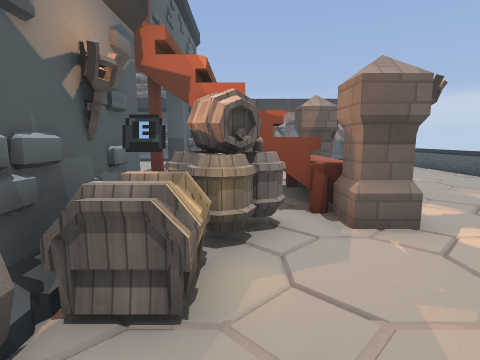
[1] (above)

17 first-person views from a walk through a level from a Godot 3-D game. The camera is 1.4 m above the floor, tilts 8° down and sees 80° across. The floor is counted in squares, 1 m on a side. Each view is taken from the middle of a square. On the plan, view 1 faces up. The plan holds only what a view shows up to about 14 squares ahead; the rest is blank. The place goes on beyond the plan. Some surface patterns are stand-ins.

[2]
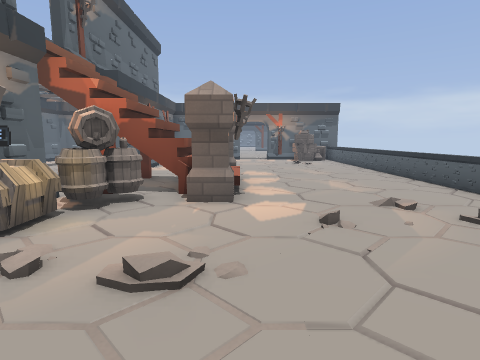

[3]
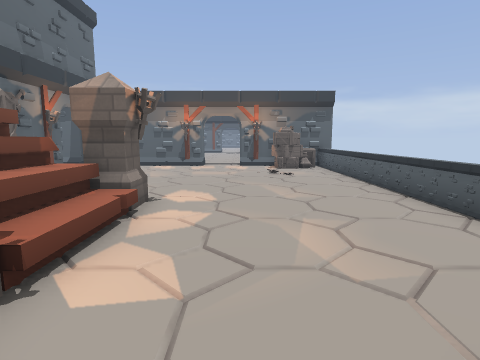

[4]
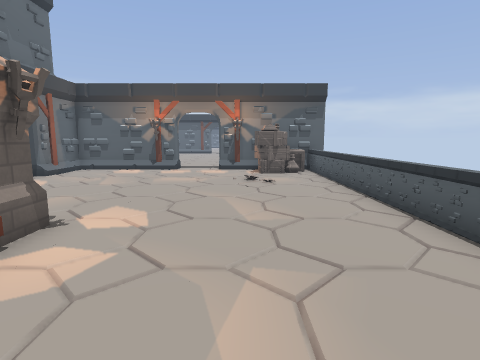

[5]
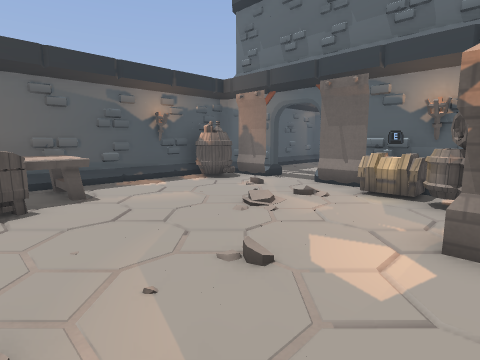

[6]
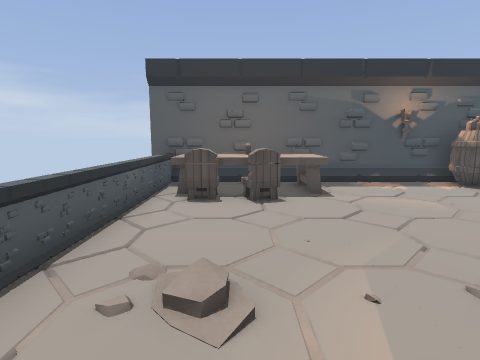

[7]
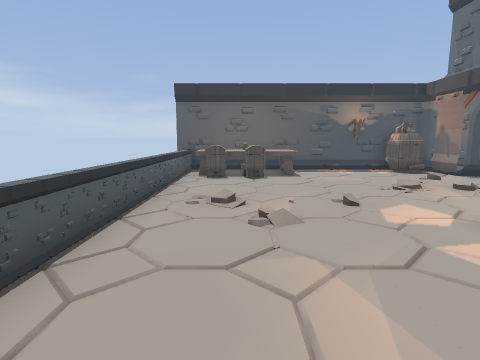

[8]
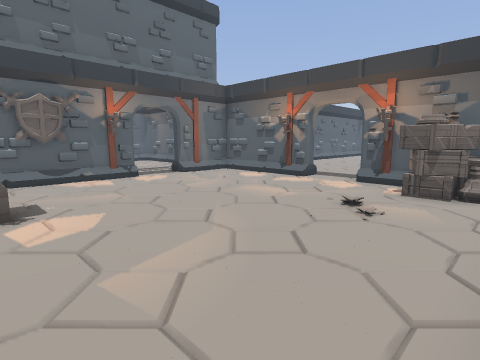

[9]
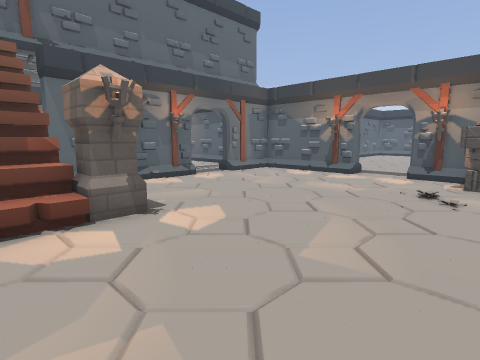

[10]
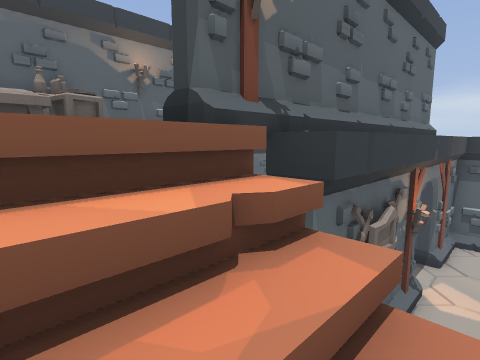

[11]
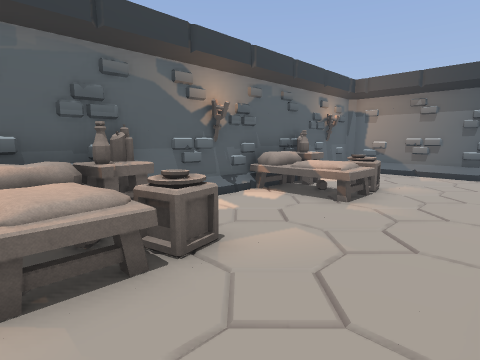

[12]
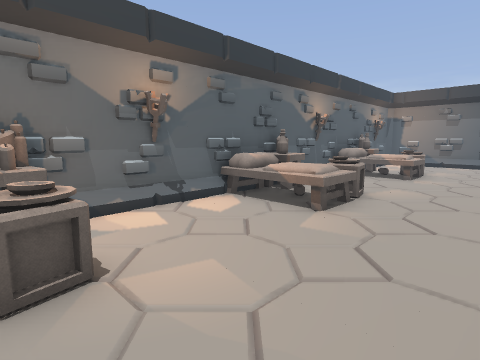

[13]
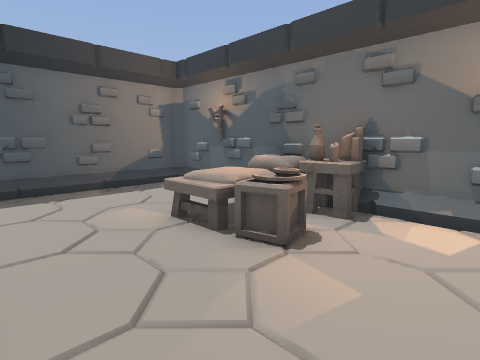

[14]
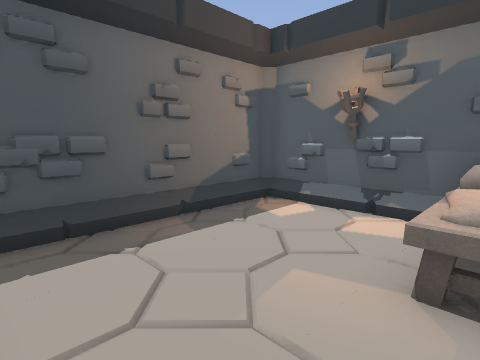

[15]
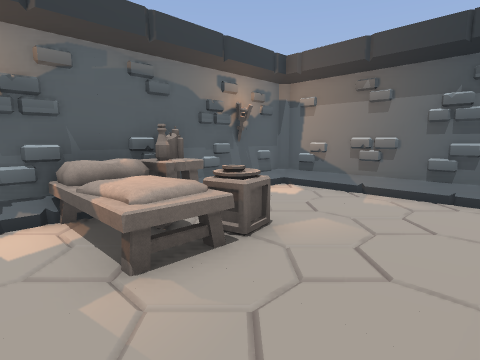

[16]
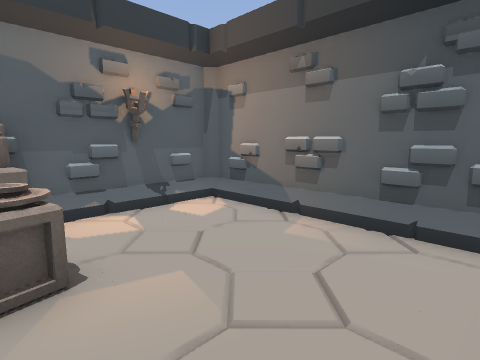

[17]
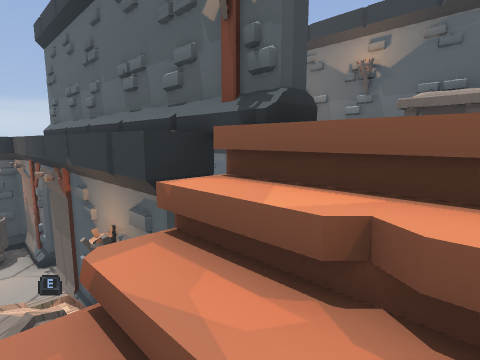

### Floor plan
Key: @ floor where view 1 was taken; # wall or solid block; . main floor; : floor 4 m higher than the main floor; / step, stairs or slope; ^ raised ledge; v drop or lower ground; C column; T torch; H chest; R crate; O other object.
Columns run from 10 left of view 1 to 10 right of it. Each row starts with its distance up from view 1.
 22              ..
 21              ..
 20              ..
 19 ##############..#####
 18 #:::::: #........RRR#
 17 #:::::: #........RR.#
 16 #::::::.#...........#
 15 #::::::.............#
 14 #O:O::: #...........#
 13 #OOO::: #...........#
 12 #OOO::: #...........#
 11 #:::::: #...........#
 10 #:::::: #...........#
  9 #::::::##...CT......#
  8 #O:O:::#//////......#
  7 #OOO:::://////......#
  6 #OOO:::///////......#
  5 #::::::##vOOCT......#
  4 #:::::: #OO.........#
  3 #:::::: #H..........#
  2 #O:O::: #H..........#
  1 #OOO::: #O///.......#
  0 #OOO::: #.@.........#
 -1 #::::::.../.........#
 -2 #::::::........^OOO.#
 -3 #:::::: #OO....^^^^.#
 -4 #:::::: #OO....^^^^.#
 -5 #####################

Positions as (right, up) in squares from view 1, and headings:
1: (0, 0), facing up
2: (3, -2), facing up
3: (5, 3), facing up
4: (6, 5), facing up
5: (7, 5), facing down-left
6: (7, 5), facing down
7: (7, 9), facing down
8: (9, 9), facing up-left
9: (8, 7), facing up-left
10: (0, 6), facing up-left
11: (-4, 6), facing up-left
12: (-4, 1), facing up-left
13: (-4, 4), facing down-left
14: (-4, 0), facing down-left
15: (-4, 11), facing up-left
16: (-4, 14), facing up-left
17: (0, 8), facing down-left
